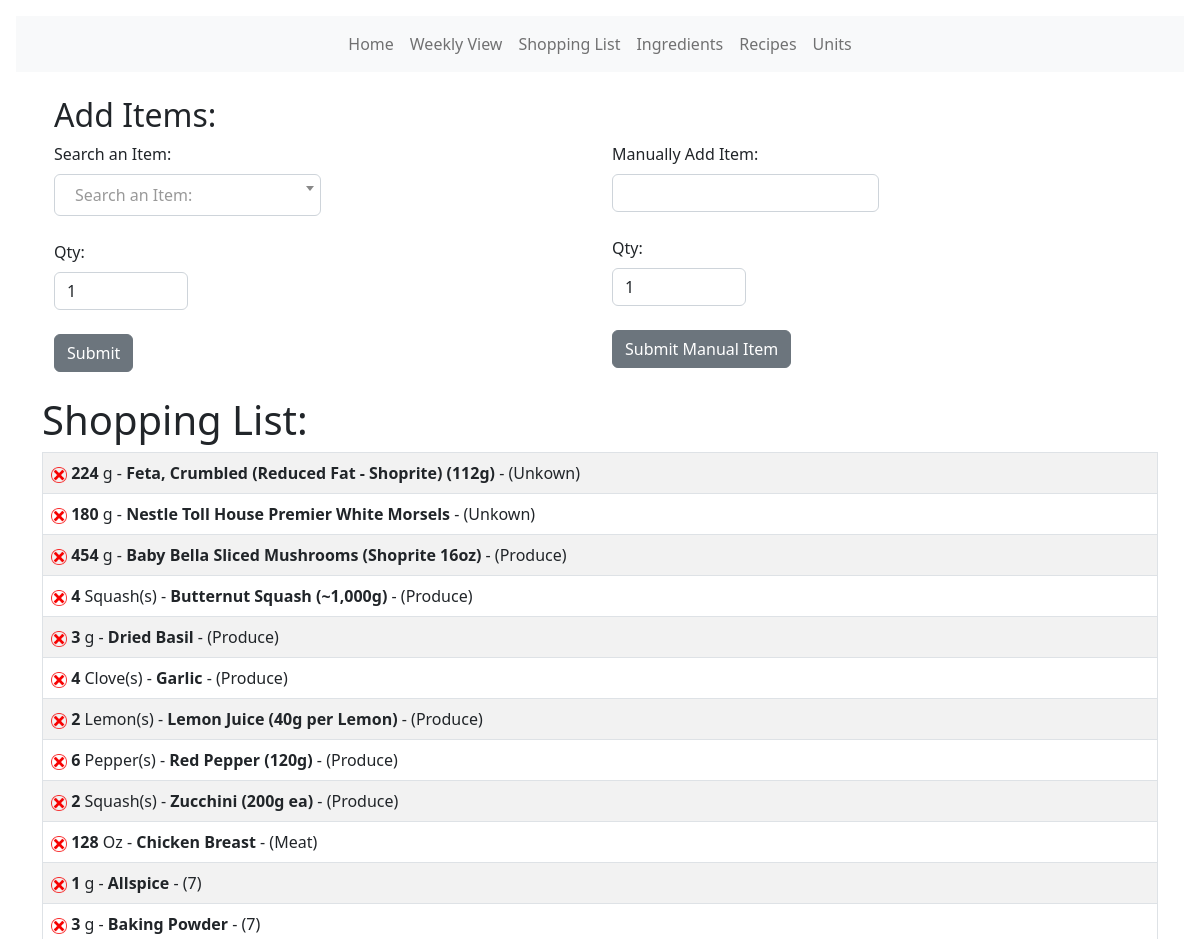
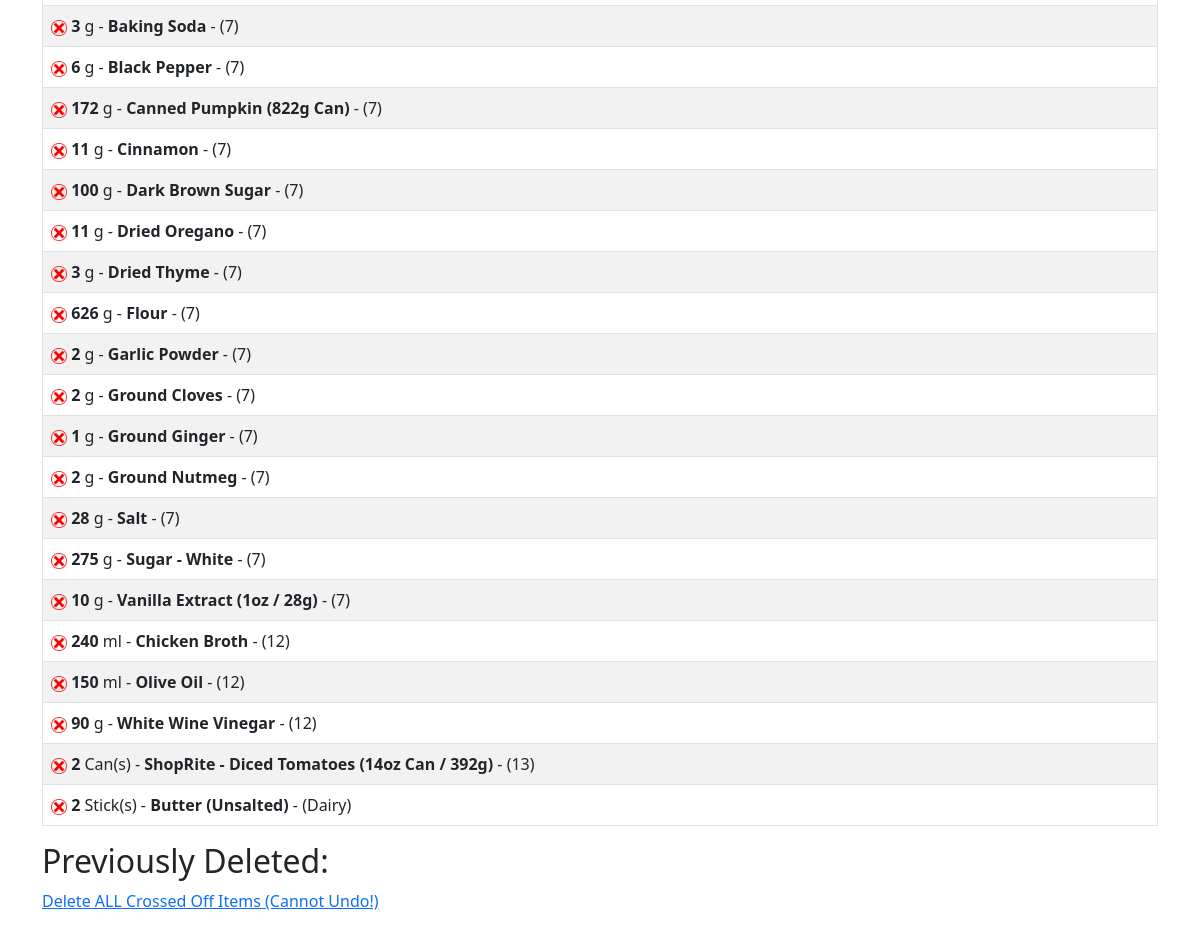
Page /shopping/list on the committed database (2 pictures, top to bottom).
### models.py (models this page shows, shortened)
class Shopping(db.Model):
    id = db.Column(db.Integer, primary_key=True)
    qty = db.Column(db.Float)
    unit_name = db.Column(db.String(30))
    ingredient_name = db.Column(db.String(120))
    aisle_name = db.Column(db.String(30))
    aisle_id = db.Column(db.Integer)
    day_label = db.Column(db.String(10))
    for_recipe = db.Column(db.String(120))

### main.py (the view, shortened to what this page needs)
@app.route("/shopping/list", methods=["GET", "POST"])
def list():
    deleted_items = (
        Dshopping.query.with_entities(
            Dshopping.ingredient_name,
            Dshopping.qty,
            Dshopping.unit_name,
            Dshopping.aisle_name,
            Dshopping.aisle_id,
            func.sum(Dshopping.qty).label("dtotal"),
        )
        .group_by(Dshopping.ingredient_name)
        .order_by(Dshopping.id.desc())
        .limit(100)
        .all()
    )
    our_add = (
        Shopping.query.with_entities(
            Shopping.id,
            Shopping.ingredient_name,
            Shopping.qty,
            Shopping.unit_name,
            Shopping.aisle_name,
            Shopping.aisle_id,
            func.sum(Shopping.qty).label("total"),
        )
        .group_by(Shopping.ingredient_name)
        .order_by(Shopping.aisle_id)
        .all()
    )
    names = db.session.query(Ingredient.name).order_by(Ingredient.name)
    names = [i[0] for i in names]
    form = ShoppingForm()
    form.name.choices = [("")] + [(name) for name in names]
    form2 = ManualShoppingForm()
    if form2.validate_on_submit():
        update = Shopping(
            ingredient_name=form2.item.data,
            qty=form2.bqty.data,
            unit_name="",
            aisle_name="Unknown",
            aisle_id=0,
        )
        db.session.add(update)
        db.session.commit()
        our_add = (
            Shopping.query.with_entities(
                Shopping.id,
                Shopping.ingredient_name,
                Shopping.qty,
                Shopping.unit_name,
                Shopping.aisle_name,
                Shopping.aisle_id,
                func.sum(Shopping.qty).label("total"),
            )
            .group_by(Shopping.ingredient_name)
            .order_by(Shopping.aisle_id)
            .all()
        )
        deleted_items = (
            Dshopping.query.with_entities(
                Dshopping.ingredient_name,
                Dshopping.qty,
                Dshopping.unit_name,
                Dshopping.aisle_name,
                Dshopping.aisle_id,
                func.sum(Dshopping.qty).label("dtotal"),
            )
            .group_by(Dshopping.ingredient_name)
            .order_by(Dshopping.id.desc())
            .limit(100)
            .all()
        )
        return render_template(
            "shopping/list.html",
            form=form,
            form2=form2,
            name=name,
            our_add=our_add,
            deleted_items=deleted_items,
        )
    else:
        return render_template(
            "shopping/list.html",
            form=form,
            form2=form2,
            name=name,
            our_add=our_add,
            deleted_items=deleted_items,
        )

### forms.py
class ShoppingForm(FlaskForm):
    aqty = DecimalField("Qty:", validators=[validators.InputRequired()])
    name = SelectField(
        "Search an Item:",
        validators=[validators.InputRequired()],
        validate_choice=False,
    )
    submit = SubmitField("Submit")

class ManualShoppingForm(FlaskForm):
    bqty = DecimalField("Qty:", validators=[validators.InputRequired()])
    item = StringField("Manually Add Item:", validators=[validators.DataRequired()])
    submit1 = SubmitField("Submit Manual Item")

### templates/shopping/list.html (shortened to what this page needs)
<!DOCTYPE html>
<html lang="en">
  <head>
    <link
      href="{{ url_for('static', filename='css/select2.css') }}"
      rel="stylesheet"
    />
    {% extends 'base.html' %} {% block content %}
  </head>
  <body>
    <br />
  <div class="container">
      <h2>Add Items:</h2>
    <div class="row">
      <div class="col-sm">
        <form method="POST">
            {{ form.hidden_tag() }} {{ form.name.label(class="form-label") }} <br>{{ form.name }}
            <br />
            <br />
            {{ form.hidden_tag() }}{{ form.aqty.label(class="form-label") }} {{
            form.aqty(class="form-control w-25", value=1) }}
            <br />
            {{ form.submit(class="btn btn-secondary") }}
        </form>
      </div>
      <br />
        <div class="col-sm">
          <form method="POST">
            {{ form2.hidden_tag() }} {{ form2.item.label(class="form-label") }}
            <br />
            {{ form2.item(class="form-control w-50") }} <br> {{ form2.hidden_tag()}}
            {{ form2.bqty.label(class="form-label") }} {{
            form2.bqty(class="form-control w-25", value=1) }}
            <br />
            {{ form2.submit1(class="btn btn-secondary") }}
          </form>
        </div>
      </div>
    </div>
    <br />
    <div class="container">
      <h1>Shopping List:</h1>
      <table class="table table-hover table-bordered table-striped">
        {% for shopping_list in our_add %}
        <tr>
          <td>
            <b><a href="{{url_for('delete_shopping_item', id=shopping_list.id)}}"><img
              src="{{ url_for('static', filename='images/red-x.png') }}" width="16" /></a>{{' %0.0f'|format(shopping_list.total|round(0, 'ceil')) }}</b> {{shopping_list.unit_name }} - <b>{{
            shopping_list.ingredient_name }}</b> - ({{ shopping_list.aisle_name }})
          </td>
        </tr>
        {% endfor %}
      </table>
    </div>
    <div class="container">
      <h2>Previously Deleted:</h2>
      <a href="{{url_for('delete_all_checked_items') }}">
        Delete ALL Crossed Off Items (Cannot Undo!)</a>
    </div>
  </body>
  {% endblock %}

### templates/base.html (shortened to what this page needs)
<!DOCTYPE html>
<html lang="en">
  <head>
    <link
      href="{{ url_for('static', filename='css/bs.css') }}"
      rel="stylesheet"
    />
    <link
      href="{{ url_for('static', filename='css/style.css') }}"
      rel="stylesheet"
    />
  </head>
  <body>
    {% include 'navbar.html' %}
    <div class="container">{% block content %} {% endblock %}</div>
  </body>
</html>

### templates/navbar.html (shortened to what this page needs)
<!DOCTYPE html>
<html lang="en">
  <head>
    <link
      href="https://cdn.jsdelivr.net/npm/bootstrap@5.2.0/dist/css/bootstrap.min.css"
      rel="stylesheet"
    />
    <link
      href="https://getbootstrap.com/docs/5.2/assets/css/docs.css"
      rel="stylesheet"
    />
  </head>
  <body class="p-3 m-0 border-0 bd-example">
    <nav class="navbar navbar-expand-lg bg-light d-print-none">
      <div class="container-fluid">
        <div class="collapse navbar-collapse" id="navbarTogglerDemo01">
          <ul class="navbar-nav mx-auto mb-2 mb-lg-0">
            <li class="nav-item">
              <a class="nav-link" href="{{ url_for('index') }}">Home</a>
            </li>
            <li class="nav-item">
              <a class="nav-link" href="{{ url_for('weekly_view') }}">Weekly View</a>
            </li>
            <li class="nav-item">
              <a class="nav-link" href="{{ url_for('list') }}">Shopping List</a>
            <li class="nav-item">
              <a class="nav-link" href="{{ url_for('ingredient_page') }}">Ingredients</a>
            </li>
            <li class="nav-item">
              <a class="nav-link" href="{{ url_for('recipe_list') }}">Recipes</a>
            </li>
            <li class="nav-item">
              <a class="nav-link" href="{{ url_for('unit_page') }}">Units</a>
            </li>
            </li>
          </ul>
        </div>
      </div>
    </nav>
  </body>
</html>

### rows in the picture
Shopping: total "224", unit_name "g", ingredient_name "Feta, Crumbled (Reduced Fat - Shoprite) (112g)", aisle_name "Unkown"
Shopping: total "180", unit_name "g", ingredient_name "Nestle Toll House Premier White Morsels", aisle_name "Unkown"
Shopping: total "454", unit_name "g", ingredient_name "Baby Bella Sliced Mushrooms (Shoprite 16oz)", aisle_name "Produce"
Shopping: total "4", unit_name "Squash(s)", ingredient_name "Butternut Squash (~1,000g)", aisle_name "Produce"
Shopping: total "3", unit_name "g", ingredient_name "Dried Basil", aisle_name "Produce"
Shopping: total "4", unit_name "Clove(s)", ingredient_name "Garlic", aisle_name "Produce"
Shopping: total "2", unit_name "Lemon(s)", ingredient_name "Lemon Juice (40g per Lemon)", aisle_name "Produce"
Shopping: total "6", unit_name "Pepper(s)", ingredient_name "Red Pepper (120g)", aisle_name "Produce"
Shopping: total "2", unit_name "Squash(s)", ingredient_name "Zucchini (200g ea)", aisle_name "Produce"
Shopping: total "128", unit_name "Oz", ingredient_name "Chicken Breast", aisle_name "Meat"
Shopping: total "1", unit_name "g", ingredient_name "Allspice", aisle_name "7"
Shopping: total "3", unit_name "g", ingredient_name "Baking Powder", aisle_name "7"
Shopping: total "3", unit_name "g", ingredient_name "Baking Soda", aisle_name "7"
Shopping: total "6", unit_name "g", ingredient_name "Black Pepper", aisle_name "7"
Shopping: total "172", unit_name "g", ingredient_name "Canned Pumpkin (822g Can)", aisle_name "7"
Shopping: total "11", unit_name "g", ingredient_name "Cinnamon", aisle_name "7"
Shopping: total "100", unit_name "g", ingredient_name "Dark Brown Sugar", aisle_name "7"
Shopping: total "11", unit_name "g", ingredient_name "Dried Oregano", aisle_name "7"
Shopping: total "3", unit_name "g", ingredient_name "Dried Thyme", aisle_name "7"
Shopping: total "626", unit_name "g", ingredient_name "Flour", aisle_name "7"
Shopping: total "2", unit_name "g", ingredient_name "Garlic Powder", aisle_name "7"
Shopping: total "2", unit_name "g", ingredient_name "Ground Cloves", aisle_name "7"
Shopping: total "1", unit_name "g", ingredient_name "Ground Ginger", aisle_name "7"
Shopping: total "2", unit_name "g", ingredient_name "Ground Nutmeg", aisle_name "7"
Shopping: total "28", unit_name "g", ingredient_name "Salt", aisle_name "7"
Shopping: total "275", unit_name "g", ingredient_name "Sugar - White", aisle_name "7"
Shopping: total "10", unit_name "g", ingredient_name "Vanilla Extract (1oz / 28g)", aisle_name "7"
Shopping: total "240", unit_name "ml", ingredient_name "Chicken Broth", aisle_name "12"
Shopping: total "150", unit_name "ml", ingredient_name "Olive Oil", aisle_name "12"
Shopping: total "90", unit_name "g", ingredient_name "White Wine Vinegar", aisle_name "12"
Shopping: total "2", unit_name "Can(s)", ingredient_name "ShopRite - Diced Tomatoes (14oz Can / 392g)", aisle_name "13"
Shopping: total "2", unit_name "Stick(s)", ingredient_name "Butter (Unsalted)", aisle_name "Dairy"
